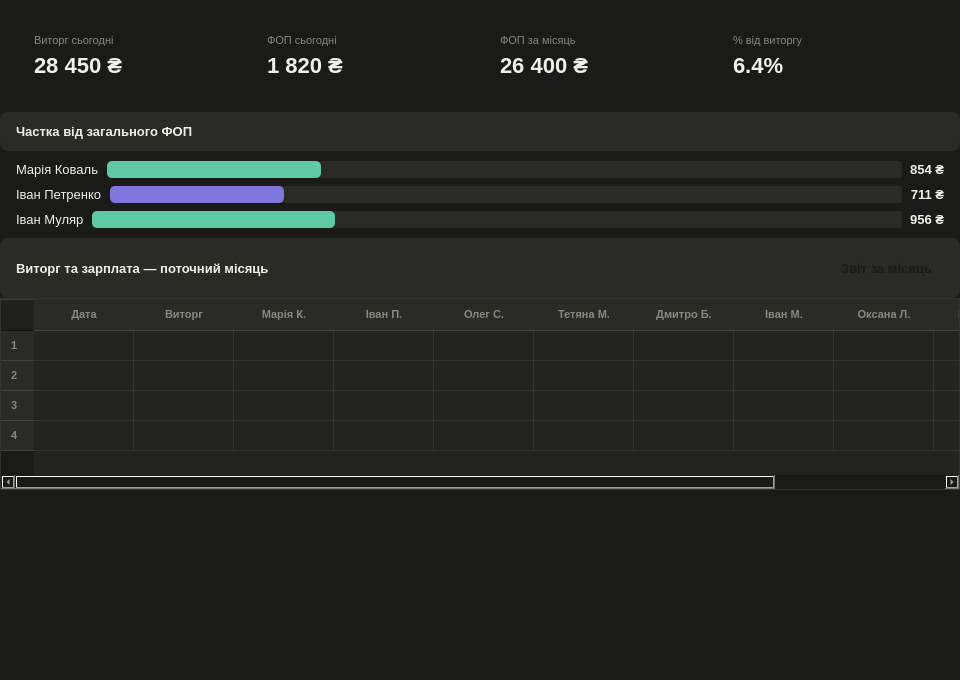
<?xml version="1.0" encoding="UTF-8"?>
<ui version="4.0">
 <class>WagesWidget</class>
 <widget class="QWidget" name="WagesWidget">
  <property name="geometry">
   <rect><x>0</x><y>0</y><width>960</width><height>680</height></rect>
  </property>
  <property name="windowTitle"><string>Зарплата</string></property>
  <property name="toolTip"><string>Розрахунок зарплати співробітників залежно від щоденного виторгу</string></property>
  <property name="styleSheet">
   <string>QWidget { background-color: #1a1a18; color: #f1efe8; font-family: 'Segoe UI'; font-size: 13px; }
QFrame#card { background-color: #232320; border: 1px solid #333; border-radius: 8px; }
QTableWidget { background-color: #232320; border: 1px solid #333; gridline-color: #333; }
QHeaderView::section { background-color: #2a2a26; color: #888780; font-size: 11px; font-weight: bold; padding: 6px 10px; border: none; border-bottom: 1px solid #444; }
QTableWidget::item { padding: 6px 8px; }
QTableWidget::item:selected { background-color: #3a3a36; }
QPushButton { background-color: #232320; color: #f1efe8; border: 1px solid #444; border-radius: 6px; padding: 5px 12px; min-height: 26px; }
QPushButton:hover { background-color: #3a3a36; border-color: #EF9F27; }
QPushButton#btnReport { background-color: #EF9F27; color: #1a1a18; font-weight: bold; border: none; }
QProgressBar { background-color: #2a2a26; border-radius: 3px; height: 10px; text-align: center; color: transparent; }
QProgressBar::chunk { border-radius: 3px; }</string>
  </property>

  <layout class="QVBoxLayout" name="mainLayout">
   <property name="spacing"><number>0</number></property>
   <property name="margin"><number>0</number></property>

   <!-- Метрики -->
   <item>
    <layout class="QHBoxLayout" name="metricsLayout">
     <property name="spacing"><number>12</number></property>
     <property name="margin"><number>20</number></property>

     <item>
      <widget class="QFrame" name="c1">
       <property name="objectName"><string>card</string></property>
       <property name="toolTip"><string>Загальний виторг магазину за сьогодні</string></property>
       <layout class="QVBoxLayout"><property name="margin"><number>14</number></property>
        <item><widget class="QLabel"><property name="text"><string>Виторг сьогодні</string></property>
         <property name="styleSheet"><string>color:#888780; font-size:11px;</string></property></widget></item>
        <item><widget class="QLabel" name="lblRevToday"><property name="text"><string>28 450 ₴</string></property>
         <property name="styleSheet"><string>color:#f1efe8; font-size:22px; font-weight:500;</string></property></widget></item>
       </layout>
      </widget>
     </item>

     <item>
      <widget class="QFrame" name="c2">
       <property name="objectName"><string>card</string></property>
       <property name="toolTip"><string>Фонд оплати праці за сьогодні (сума зарплат усіх співробітників)</string></property>
       <layout class="QVBoxLayout"><property name="margin"><number>14</number></property>
        <item><widget class="QLabel"><property name="text"><string>ФОП сьогодні</string></property>
         <property name="styleSheet"><string>color:#888780; font-size:11px;</string></property></widget></item>
        <item><widget class="QLabel" name="lblFopToday"><property name="text"><string>1 820 ₴</string></property>
         <property name="styleSheet"><string>color:#f1efe8; font-size:22px; font-weight:500;</string></property></widget></item>
       </layout>
      </widget>
     </item>

     <item>
      <widget class="QFrame" name="c3">
       <property name="objectName"><string>card</string></property>
       <property name="toolTip"><string>Загальний фонд оплати праці за поточний місяць</string></property>
       <layout class="QVBoxLayout"><property name="margin"><number>14</number></property>
        <item><widget class="QLabel"><property name="text"><string>ФОП за місяць</string></property>
         <property name="styleSheet"><string>color:#888780; font-size:11px;</string></property></widget></item>
        <item><widget class="QLabel" name="lblFopMonth"><property name="text"><string>26 400 ₴</string></property>
         <property name="styleSheet"><string>color:#f1efe8; font-size:22px; font-weight:500;</string></property></widget></item>
       </layout>
      </widget>
     </item>

     <item>
      <widget class="QFrame" name="c4">
       <property name="objectName"><string>card</string></property>
       <property name="toolTip"><string>Частка фонду оплати праці від загального виторгу</string></property>
       <layout class="QVBoxLayout"><property name="margin"><number>14</number></property>
        <item><widget class="QLabel"><property name="text"><string>% від виторгу</string></property>
         <property name="styleSheet"><string>color:#888780; font-size:11px;</string></property></widget></item>
        <item><widget class="QLabel" name="lblPct"><property name="text"><string>6.4%</string></property>
         <property name="styleSheet"><string>color:#f1efe8; font-size:22px; font-weight:500;</string></property></widget></item>
       </layout>
      </widget>
     </item>

    </layout>
   </item>

   <!-- Картка часток -->
   <item>
    <widget class="QFrame" name="barsCard">
     <property name="objectName"><string>card</string></property>
     <property name="toolTip"><string>Частка кожного співробітника від загального ФОП з прогрес-барами</string></property>
     <layout class="QVBoxLayout">
      <property name="spacing"><number>0</number></property>
      <property name="margin"><number>0</number></property>

      <item>
       <widget class="QWidget" name="barsHeader">
        <property name="styleSheet"><string>background-color:#2a2a26; border-radius:8px 8px 0 0;</string></property>
        <layout class="QHBoxLayout">
         <property name="leftMargin"><number>16</number></property><property name="topMargin"><number>12</number></property>
         <property name="rightMargin"><number>16</number></property><property name="bottomMargin"><number>12</number></property>
         <item><widget class="QLabel"><property name="text"><string>Частка від загального ФОП</string></property>
          <property name="styleSheet"><string>color:#f1efe8; font-size:13px; font-weight:500;</string></property></widget></item>
        </layout>
       </widget>
      </item>

      <item>
       <widget class="QWidget" name="barsBody">
        <layout class="QVBoxLayout" name="barsBodyLayout">
         <property name="leftMargin"><number>16</number></property><property name="rightMargin"><number>16</number></property>
         <property name="topMargin"><number>10</number></property><property name="bottomMargin"><number>10</number></property>
         <property name="spacing"><number>8</number></property>

         <!-- Рядок 1 -->
         <item>
          <layout class="QHBoxLayout">
           <item><widget class="QLabel" name="n1"><property name="text"><string>Марія Коваль</string></property>
            <property name="fixedWidth"><number>140</number></property>
            <property name="toolTip"><string>Нарахована зарплата Марії Коваль за сьогодні</string></property></widget></item>
           <item><widget class="QProgressBar" name="bar1">
            <property name="value"><number>27</number></property>
            <property name="toolTip"><string>Частка від ФОП: 27%</string></property>
            <property name="styleSheet"><string>QProgressBar::chunk { background:#5DCAA5; border-radius:5px; }</string></property>
           </widget></item>
           <item><widget class="QLabel" name="a1"><property name="text"><string>854 ₴</string></property>
            <property name="fixedWidth"><number>70</number></property>
            <property name="alignment"><set>AlignRight|AlignVCenter</set></property>
            <property name="styleSheet"><string>font-weight:bold;</string></property>
            <property name="toolTip"><string>Сума зарплати: 854 ₴</string></property></widget></item>
          </layout>
         </item>

         <!-- Рядок 2 -->
         <item>
          <layout class="QHBoxLayout">
           <item><widget class="QLabel" name="n2"><property name="text"><string>Іван Петренко</string></property>
            <property name="fixedWidth"><number>140</number></property>
            <property name="toolTip"><string>Нарахована зарплата Іванa Петренкa за сьогодні</string></property></widget></item>
           <item><widget class="QProgressBar" name="bar2">
            <property name="value"><number>22</number></property>
            <property name="toolTip"><string>Частка від ФОП: 22%</string></property>
            <property name="styleSheet"><string>QProgressBar::chunk { background:#7F77DD; border-radius:5px; }</string></property>
           </widget></item>
           <item><widget class="QLabel" name="a2"><property name="text"><string>711 ₴</string></property>
            <property name="fixedWidth"><number>70</number></property>
            <property name="alignment"><set>AlignRight|AlignVCenter</set></property>
            <property name="styleSheet"><string>font-weight:bold;</string></property>
            <property name="toolTip"><string>Сума зарплати: 711 ₴</string></property></widget></item>
          </layout>
         </item>

         <!-- Рядок 3 -->
         <item>
          <layout class="QHBoxLayout">
           <item><widget class="QLabel" name="n3"><property name="text"><string>Іван Муляр</string></property>
            <property name="fixedWidth"><number>140</number></property>
            <property name="toolTip"><string>Нарахована зарплата Іванa Муляра за сьогодні</string></property></widget></item>
           <item><widget class="QProgressBar" name="bar3">
            <property name="value"><number>30</number></property>
            <property name="toolTip"><string>Частка від ФОП: 30%</string></property>
            <property name="styleSheet"><string>QProgressBar::chunk { background:#5DCAA5; border-radius:5px; }</string></property>
           </widget></item>
           <item><widget class="QLabel" name="a3"><property name="text"><string>956 ₴</string></property>
            <property name="fixedWidth"><number>70</number></property>
            <property name="alignment"><set>AlignRight|AlignVCenter</set></property>
            <property name="styleSheet"><string>font-weight:bold;</string></property>
            <property name="toolTip"><string>Сума зарплати: 956 ₴</string></property></widget></item>
          </layout>
         </item>

        </layout>
       </widget>
      </item>

     </layout>
    </widget>
   </item>

   <!-- Картка місячної таблиці -->
   <item>
    <widget class="QFrame" name="tableCard">
     <property name="objectName"><string>card</string></property>
     <property name="toolTip"><string>Щоденна деталізація виторгу та нарахованих зарплат за місяць</string></property>
     <layout class="QVBoxLayout">
      <property name="spacing"><number>0</number></property>
      <property name="margin"><number>0</number></property>

      <item>
       <widget class="QWidget" name="tableHeader">
        <property name="styleSheet"><string>background-color:#2a2a26; border-radius:8px 8px 0 0;</string></property>
        <layout class="QHBoxLayout">
         <property name="leftMargin"><number>16</number></property><property name="rightMargin"><number>16</number></property>
         <property name="topMargin"><number>12</number></property><property name="bottomMargin"><number>12</number></property>
         <item><widget class="QLabel"><property name="text"><string>Виторг та зарплата — поточний місяць</string></property>
          <property name="styleSheet"><string>color:#f1efe8; font-size:13px; font-weight:500;</string></property></widget></item>
          <item>
           <spacer name="horizontalSpacer">
            <property name="orientation">
             <enum>Qt::Horizontal</enum>
            </property>
            <property name="sizeHint" stdset="0">
             <size>
              <width>40</width>
              <height>20</height>
             </size>
            </property>
           </spacer>
          </item>
         <item>
          <widget class="QPushButton" name="btnReport">
           <property name="text"><string>Звіт за місяць</string></property>
           <property name="objectName"><string>btnReport</string></property>
           <property name="toolTip"><string>Сформувати та завантажити місячний звіт по зарплатах</string></property>
           <property name="fixedWidth"><number>130</number></property>
          </widget>
         </item>
        </layout>
       </widget>
      </item>

      <item>
       <widget class="QTableWidget" name="tableWages">
        <property name="toolTip"><string>Виторг та зарплата по кожному співробітнику за кожний день</string></property>
        <property name="columnCount"><number>11</number></property>
        <property name="rowCount"><number>4</number></property>
        <property name="showGrid"><bool>true</bool></property>
        <property name="selectionBehavior"><enum>QAbstractItemView::SelectRows</enum></property>
        <property name="editTriggers"><set>QAbstractItemView::NoEditTriggers</set></property>
        <column><property name="text"><string>Дата</string></property></column>
        <column><property name="text"><string>Виторг</string></property></column>
        <column><property name="text"><string>Марія К.</string></property></column>
        <column><property name="text"><string>Іван П.</string></property></column>
        <column><property name="text"><string>Олег С.</string></property></column>
        <column><property name="text"><string>Тетяна М.</string></property></column>
        <column><property name="text"><string>Дмитро Б.</string></property></column>
        <column><property name="text"><string>Іван М.</string></property></column>
        <column><property name="text"><string>Оксана Л.</string></property></column>
        <column><property name="text"><string>Василь Г.</string></property></column>
        <column><property name="text"><string>ФОП разом</string></property></column>
        <row/><row/><row/><row/>
       </widget>
      </item>

     </layout>
    </widget>
   </item>

<item>
 <spacer name="verticalSpacer">
  <property name="orientation">
   <enum>Qt::Vertical</enum>
  </property>
  <property name="sizeHint" stdset="0">
   <size>
    <width>20</width>
    <height>40</height>
   </size>
  </property>
 </spacer>
</item>
  </layout>
 </widget>
 <resources/>
 <connections/>
</ui>
